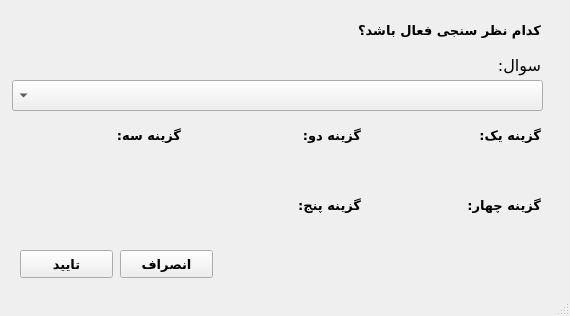
<?xml version="1.0" encoding="UTF-8"?>
<ui version="4.0">
 <class>AOWindow</class>
 <widget class="QMainWindow" name="AOWindow">
  <property name="geometry">
   <rect>
    <x>0</x>
    <y>0</y>
    <width>570</width>
    <height>316</height>
   </rect>
  </property>
  <property name="minimumSize">
   <size>
    <width>570</width>
    <height>316</height>
   </size>
  </property>
  <property name="maximumSize">
   <size>
    <width>570</width>
    <height>316</height>
   </size>
  </property>
  <property name="windowTitle">
   <string>بارگذاری نظرسنجی فعال</string>
  </property>
  <property name="windowIcon">
   <iconset>
    <normaloff>online.png</normaloff>online.png</iconset>
  </property>
  <widget class="QWidget" name="centralwidget">
   <widget class="QLabel" name="label">
    <property name="geometry">
     <rect>
      <x>440</x>
      <y>50</y>
      <width>101</width>
      <height>31</height>
     </rect>
    </property>
    <property name="font">
     <font>
      <family>B Nazanin</family>
      <pointsize>12</pointsize>
     </font>
    </property>
    <property name="text">
     <string>سوال:</string>
    </property>
   </widget>
   <widget class="QLabel" name="header_old">
    <property name="geometry">
     <rect>
      <x>340</x>
      <y>10</y>
      <width>201</width>
      <height>41</height>
     </rect>
    </property>
    <property name="font">
     <font>
      <family>B Titr</family>
      <pointsize>10</pointsize>
      <weight>75</weight>
      <bold>true</bold>
     </font>
    </property>
    <property name="text">
     <string>کدام نظر سنجی فعال باشد؟</string>
    </property>
   </widget>
   <widget class="QPushButton" name="ok_button">
    <property name="geometry">
     <rect>
      <x>20</x>
      <y>250</y>
      <width>93</width>
      <height>28</height>
     </rect>
    </property>
    <property name="font">
     <font>
      <family>B Lotus</family>
      <pointsize>10</pointsize>
      <weight>75</weight>
      <bold>true</bold>
     </font>
    </property>
    <property name="text">
     <string>تایید</string>
    </property>
   </widget>
   <widget class="QPushButton" name="cancel_button">
    <property name="geometry">
     <rect>
      <x>120</x>
      <y>250</y>
      <width>93</width>
      <height>28</height>
     </rect>
    </property>
    <property name="font">
     <font>
      <family>B Lotus</family>
      <pointsize>10</pointsize>
      <weight>75</weight>
      <bold>true</bold>
     </font>
    </property>
    <property name="text">
     <string>انصراف</string>
    </property>
   </widget>
   <widget class="QComboBox" name="question_box">
    <property name="geometry">
     <rect>
      <x>12</x>
      <y>80</y>
      <width>531</width>
      <height>31</height>
     </rect>
    </property>
    <property name="font">
     <font>
      <family>B Zar</family>
      <pointsize>9</pointsize>
     </font>
    </property>
    <property name="layoutDirection">
     <enum>Qt::RightToLeft</enum>
    </property>
   </widget>
   <widget class="QLabel" name="label_6">
    <property name="geometry">
     <rect>
      <x>260</x>
      <y>190</y>
      <width>101</width>
      <height>31</height>
     </rect>
    </property>
    <property name="font">
     <font>
      <family>B Titr</family>
      <pointsize>10</pointsize>
      <weight>75</weight>
      <bold>true</bold>
     </font>
    </property>
    <property name="text">
     <string>گزینه پنج:</string>
    </property>
   </widget>
   <widget class="QLabel" name="label_7">
    <property name="geometry">
     <rect>
      <x>80</x>
      <y>120</y>
      <width>101</width>
      <height>31</height>
     </rect>
    </property>
    <property name="font">
     <font>
      <family>B Titr</family>
      <pointsize>10</pointsize>
      <weight>75</weight>
      <bold>true</bold>
     </font>
    </property>
    <property name="text">
     <string>گزینه سه:</string>
    </property>
   </widget>
   <widget class="QLabel" name="label_4">
    <property name="geometry">
     <rect>
      <x>440</x>
      <y>190</y>
      <width>101</width>
      <height>31</height>
     </rect>
    </property>
    <property name="font">
     <font>
      <family>B Titr</family>
      <pointsize>10</pointsize>
      <weight>75</weight>
      <bold>true</bold>
     </font>
    </property>
    <property name="text">
     <string>گزینه چهار:</string>
    </property>
   </widget>
   <widget class="QLabel" name="label_3">
    <property name="geometry">
     <rect>
      <x>440</x>
      <y>120</y>
      <width>101</width>
      <height>31</height>
     </rect>
    </property>
    <property name="font">
     <font>
      <family>B Titr</family>
      <pointsize>10</pointsize>
      <weight>75</weight>
      <bold>true</bold>
     </font>
    </property>
    <property name="text">
     <string>گزینه یک:</string>
    </property>
   </widget>
   <widget class="QLabel" name="label_5">
    <property name="geometry">
     <rect>
      <x>260</x>
      <y>120</y>
      <width>101</width>
      <height>31</height>
     </rect>
    </property>
    <property name="font">
     <font>
      <family>B Titr</family>
      <pointsize>10</pointsize>
      <weight>75</weight>
      <bold>true</bold>
     </font>
    </property>
    <property name="text">
     <string>گزینه دو:</string>
    </property>
   </widget>
   <widget class="QLabel" name="labelButton5">
    <property name="geometry">
     <rect>
      <x>190</x>
      <y>190</y>
      <width>101</width>
      <height>31</height>
     </rect>
    </property>
    <property name="font">
     <font>
      <family>B Nazanin</family>
      <pointsize>10</pointsize>
      <weight>75</weight>
      <bold>true</bold>
     </font>
    </property>
    <property name="text">
     <string/>
    </property>
   </widget>
   <widget class="QLabel" name="labelButton2">
    <property name="geometry">
     <rect>
      <x>190</x>
      <y>120</y>
      <width>101</width>
      <height>31</height>
     </rect>
    </property>
    <property name="font">
     <font>
      <family>B Nazanin</family>
      <pointsize>10</pointsize>
      <weight>75</weight>
      <bold>true</bold>
     </font>
    </property>
    <property name="text">
     <string/>
    </property>
   </widget>
   <widget class="QLabel" name="labelButton4">
    <property name="geometry">
     <rect>
      <x>360</x>
      <y>190</y>
      <width>101</width>
      <height>31</height>
     </rect>
    </property>
    <property name="font">
     <font>
      <family>B Nazanin</family>
      <pointsize>10</pointsize>
      <weight>75</weight>
      <bold>true</bold>
     </font>
    </property>
    <property name="text">
     <string/>
    </property>
   </widget>
   <widget class="QLabel" name="labelButton3">
    <property name="geometry">
     <rect>
      <x>10</x>
      <y>120</y>
      <width>101</width>
      <height>31</height>
     </rect>
    </property>
    <property name="font">
     <font>
      <family>B Nazanin</family>
      <pointsize>10</pointsize>
      <weight>75</weight>
      <bold>true</bold>
     </font>
    </property>
    <property name="text">
     <string/>
    </property>
   </widget>
   <widget class="QLabel" name="labelButton1">
    <property name="geometry">
     <rect>
      <x>370</x>
      <y>120</y>
      <width>101</width>
      <height>31</height>
     </rect>
    </property>
    <property name="font">
     <font>
      <family>B Nazanin</family>
      <pointsize>10</pointsize>
      <weight>75</weight>
      <bold>true</bold>
     </font>
    </property>
    <property name="text">
     <string/>
    </property>
   </widget>
  </widget>
  <widget class="QStatusBar" name="statusbar"/>
 </widget>
 <resources/>
 <connections/>
</ui>
